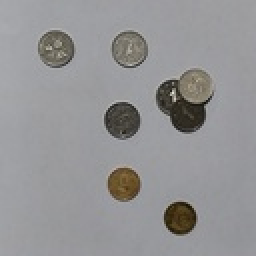
%> input picture Image/110-125.jpg, 128 x 128 px, shrunk from 1756 x 1756 before the run (shown 2 times larger)
$ octave main.m   (GNU Octave 9; MATLAB toolbox functions it lacks are replaced by stand-ins)
%> lines starting %> are read from the running program, lines starting %| are printed output that depends on the picture; in (x1, y1, x2, y2) boxes, pixels count from 0 and x2, y2 are one past the last pixel; in counts of white or black regions, pixels touching at a corner belong together; the program's own positions count from 1
### find_circles.m
function [centers, radii] = find_circles(img, radius_range)
    % Find circles in given radius range using Hough transform.
    %
    % img: Image containing edge pixels
    % radius_range: Range of circle radii [min max] to look for, in pixels
    % H: accumulator buffer

    r_min = radius_range(1);
    r_max = radius_range(2);
    r_num = 20;
    numpeaks = 6;
    centers = zeros(r_num * numpeaks, 2);
    radii = zeros(size(centers,1),1);
    row_num = 0;
    for r = linspace(r_min, r_max, 5)
        H = hough_circles_acc(img, r);
       temp_centers = hough_peaks(H, numpeaks, 'Threshold', 0.6 * max(H(:)));
        if (size(temp_centers,1) > 0)
            row_num_new = row_num + size(temp_centers,1);
            centers(row_num + 1:row_num_new,:) = temp_centers;
            radii(row_num + 1:row_num_new) = r;
            row_num = row_num_new;
        end
    end
    centers = centers(1:row_num,:);
    radii = radii(1:row_num);
    % disp(centers);
end

### hough_circles_acc.m
function H = hough_circles_acc(img, radius)
    % Compute Hough accumulator array for finding circles.
    %
    % img: image containing edge pixels
    % radius: Radius of circles to look for, in pixels
    H = zeros(size(img));
    for x = 1 : size(img, 2)
        for y = 1 : size(img, 1)
            if (img(y,x))
                for theta = linspace(0, 2 * pi, 360)
                    a = round(x + radius * cos(theta));
                    b = round(y + radius * sin(theta));
                    if (a > 0 && a <= size(H, 2) && b > 0 && b <= size(H,1))
                        H(b,a) = H(b,a) + 1;
                    end
                end
            end
        end
    end
end

### hough_peaks.m
function peaks = hough_peaks(H, varargin)
    % Find peaks in a Hough accumulator array.
    %
    % Threshold: Threshold at which values of H are considered to be peaks
    % NHoodSize: Size of the suppression neighborhood, [M N]

    p = inputParser;
    addOptional(p, 'numpeaks', 1, @isnumeric);
    addParameter(p, 'Threshold', 0.6 * max(H(:)));
    addParameter(p, 'NHoodSize', floor(size(H) / 100.0) * 2 + 1);  % odd values >= size(H)/50
    parse(p, varargin{:});

    numpeaks = p.Results.numpeaks;
    threshold = p.Results.Threshold;
    nHoodSize = p.Results.NHoodSize;

    peaks = zeros(numpeaks, 2);
    num = 0;
    while(num < numpeaks)
        maxH = max(H(:));
        if (maxH >= threshold)
            num = num + 1;
            [r,c] = find(H == maxH);
            peaks(num,:) = [r(1),c(1)];
            rStart = max(1, r - (nHoodSize(1) - 1) / 2);
            rEnd = min(size(H,1), r + (nHoodSize(1) - 1) / 2);
            cStart = max(1, c - (nHoodSize(2) - 1) / 2);
            cEnd = min(size(H,2), c + (nHoodSize(2) - 1) / 2);
            for i = rStart : rEnd
                for j = cStart : cEnd
                        H(i,j) = 0;
                end
            end
        else
            break;
        end
    end
    peaks = peaks(1:num, :);
end

### main.m
ImaSrc = imread('Image\110-125.jpg');
%> ImaSrc is the input picture: size 128x128x3 uint8; mean R, G, B 148.3, 147.9, 149.2
Imagray = rgb2gray(ImaSrc);
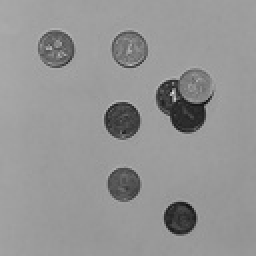
%> Imagray: size 128x128 uint8 (shown 2 times larger); min 10, max 227, mean 148.1
Imadb = im2double(Imagray);
%%%%%%%%%%%%%%%%%%%%%%%%%%%%%%%%%%%%%%%%%%%%%%
T0 = 0.01;
T1 = (min(Imadb(:)) + max(Imadb(:)))/2;
%> T1 = 0.465
r1 = find(Imadb > T1);
%> r1 = 14877 values from 1 to 16384
r2 = find(Imadb <= T1);
%> r2 = 1507 values from 2455 to 13616
T2 = (mean(Imadb(r1)) + mean(Imadb(r2)))/2;
%> T2 = 0.45
while abs(T2 -T1) < T0
    T1 = T2;
    r1 = find(Imadb > T1);
    r2 = find(Imadb <= T1);
    T2 = (mean(Imadb(r1)) + mean(Imadb(r2)))/2;
end
%> this loop made 0 passes

Imaim2bw = imbinarize(Imadb, T2);
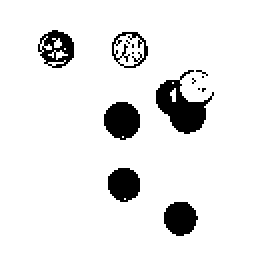
%> Imaim2bw: size 128x128 logical (shown 2 times larger); 91.2% white; 14 black regions (8 under 20 px), largest, box (x1, y1, x2, y2) and area: (78, 35, 107, 67) 413, (52, 51, 70, 70) 265, (82, 101, 99, 118) 222, (54, 84, 70, 101) 217, (19, 15, 37, 34) 193, (56, 16, 74, 34) 109
%%%%%%%%%%%%%%%%%%%%%%%%%%%%%%%%%%%%%%%%%%%%%%%

figure;imshow(ImaSrc);
% subplot(142), imshow(Imagf);
figure;imshow(Imaim2bw);

% 二值化图像（可以使用适当的阈值或其他方法）
binaryImage = imbinarize(Imagray);
%> binaryImage: size 128x128 logical; 91.4% white; 19 black regions (13 under 20 px), largest, box (x1, y1, x2, y2) and area: (78, 35, 107, 67) 412, (52, 51, 70, 70) 264, (82, 101, 99, 118) 221, (54, 84, 70, 101) 217, (19, 15, 37, 34) 185, (56, 16, 74, 34) 87

% 定义开运算的结构元素
se = strel('disk',32);  % 这里使用了一个半径为5的圆形结构元素，你可以根据需要调整大小

% 应用开运算
openedImage = imopen(binaryImage, se);
%> openedImage: size 128x128 logical; 61.7% white; 1 black region, box (x1, y1, x2, y2) and area: (0, 0, 128, 128) 6283

sigma=8;                                  % 标准差大小
window=double(uint8(3*sigma)*2+1);        % 窗口大小一半为3*sigma
H=fspecial('gaussian', window, sigma);    % fspecial('gaussian', hsize, sigma)产生滤波模板

Imagausf = openedImage;
LoopNum = 0;
while LoopNum < 5
    Imagausf = imfilter(Imagausf,H,'replicate');
    LoopNum = LoopNum + 1;
end
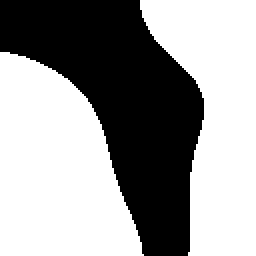
%> Imagausf: size 128x128 logical (shown 2 times larger); 60.5% white; 1 black region, box (x1, y1, x2, y2) and area: (0, 0, 102, 128) 6469
%> after the loop, LoopNum = 5
figure;imshow(Imagausf), title('开运算后的二值图像');

%%%%%%%%%%%%%%%%%%%%%%%%%%%%%%%%%%%%%%%%%%%%%%%%%%%%%%%%%%%%%%%%%%%%%%%%%%

% 标记连通域
[labeledImage,coiNum] = bwlabel(~Imagausf, 4);
%> coiNum = 1
% 显示标记结果
figure;imshow(label2rgb(labeledImage));
%> after `imshow(label2rgb(labeledImage))`:
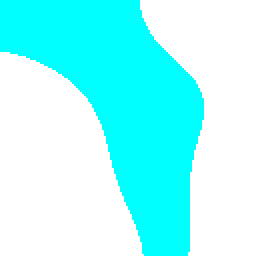
%> displayed picture: size 128x128x3, on the screen's scale of 0 to 255 (shown 2 times larger); mean R, G, B 154.3, 255, 255

% 边缘检测
[Imagf, thresh] = edge(Imadb,'roberts', 16/255);
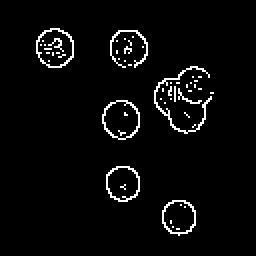
%> Imagf: size 128x128 logical (shown 2 times larger); 3.6% white in thin lines or dots, all inside (x1, y1, x2, y2) = (18, 14, 107, 118)
%> thresh = 0.0627
figure;imshow(Imagf);

%%%%%%%%%%%%%%%%%%%%%%%%%%%%%%%%%%%%%%%%%%%%%%%%%%%%%%%%%

%Find Circles (Use Hough Transform)
[centers, radii] = find_circles(Imagf, [110, 125]);
%> (the run ends here)
